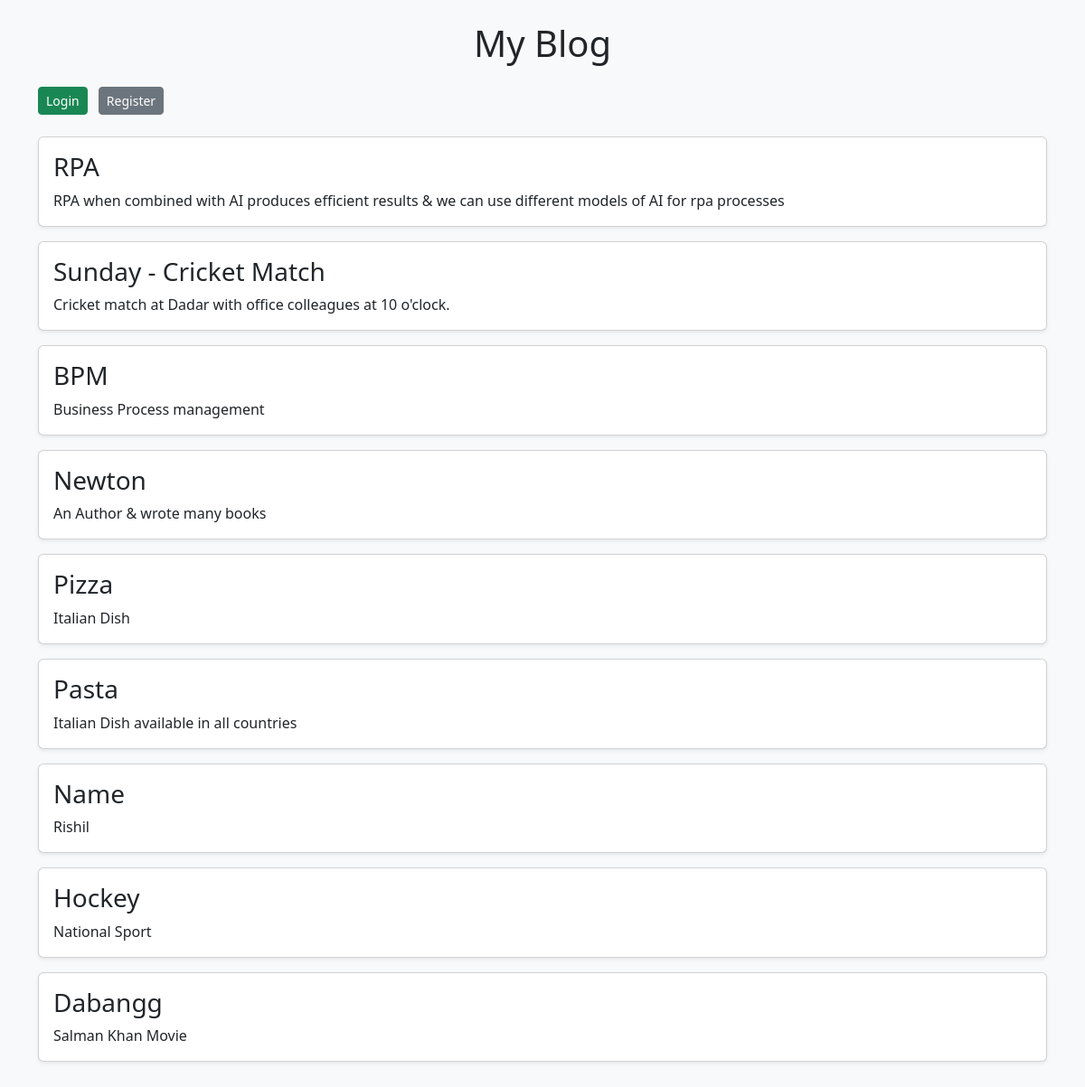
The page / on the database its author committed.
### tables this page shows
CREATE TABLE posts (id INTEGER PRIMARY KEY AUTOINCREMENT, title TEXT, content TEXT);

### main_blog_app.py (the view)
@app.route('/')
def home():
    return render_template(home_template, posts=get_posts())

### main_blog_app.py (called while the page is built)
def get_posts():
    conn = sqlite3.connect("blog.db")
    c = conn.cursor()
    c.execute("SELECT * FROM posts")
    posts = c.fetchall()
    conn.close()
    return posts

### templates/home_template.html (shortened to what this page needs)
<!DOCTYPE html>
<html lang="en">
<head>
    <link href="https://cdn.jsdelivr.net/npm/bootstrap@5.3.0/dist/css/bootstrap.min.css" rel="stylesheet">
</head>
<body class="bg-light">
<div class="container py-4">
    <h1 class="text-center mb-4">My Blog</h1>
    {% if 'user' in session %}
        <div class="d-flex justify-content-between align-items-center mb-3">
            <p class="m-0">Logged in as: <b>{{ session['user'] }}</b></p>
            <a class="btn btn-danger btn-sm" href="{{ url_for('logout') }}">Logout</a>
        </div>
        <a class="btn btn-primary mb-4" href="{{ url_for('add_post') }}">Add New Post</a>
    {% else %}
        <div class="mb-4">
            <a class="btn btn-success btn-sm me-2" href="{{ url_for('login') }}">Login</a>
            <a class="btn btn-secondary btn-sm" href="{{ url_for('register') }}">Register</a>
        </div>
    {% endif %}
    {% for post in posts %}
    <div class="card mb-3 shadow-sm">
        <div class="card-body">
            <h3 class="card-title">{{ post[1] }}</h3>
            <p class="card-text">{{ post[2] }}</p>
        </div>
    </div>
    {% endfor %}
</div>
</body>
</html>

### rows shown on the page
posts: title "RPA", content "RPA when combined with AI produces efficient results & we can use different models of AI for rpa processes"
posts: title "Sunday - Cricket Match", content "Cricket match at Dadar with office colleagues at 10 o'clock."
posts: title "BPM", content "Business Process management"
posts: title "Newton", content "An Author & wrote many books"
posts: title "Pizza", content "Italian Dish"
posts: title "Pasta", content "Italian Dish available in all countries"
posts: title "Name", content "Rishil"
posts: title "Hockey", content "National Sport"
posts: title "Dabangg", content "Salman Khan Movie"
